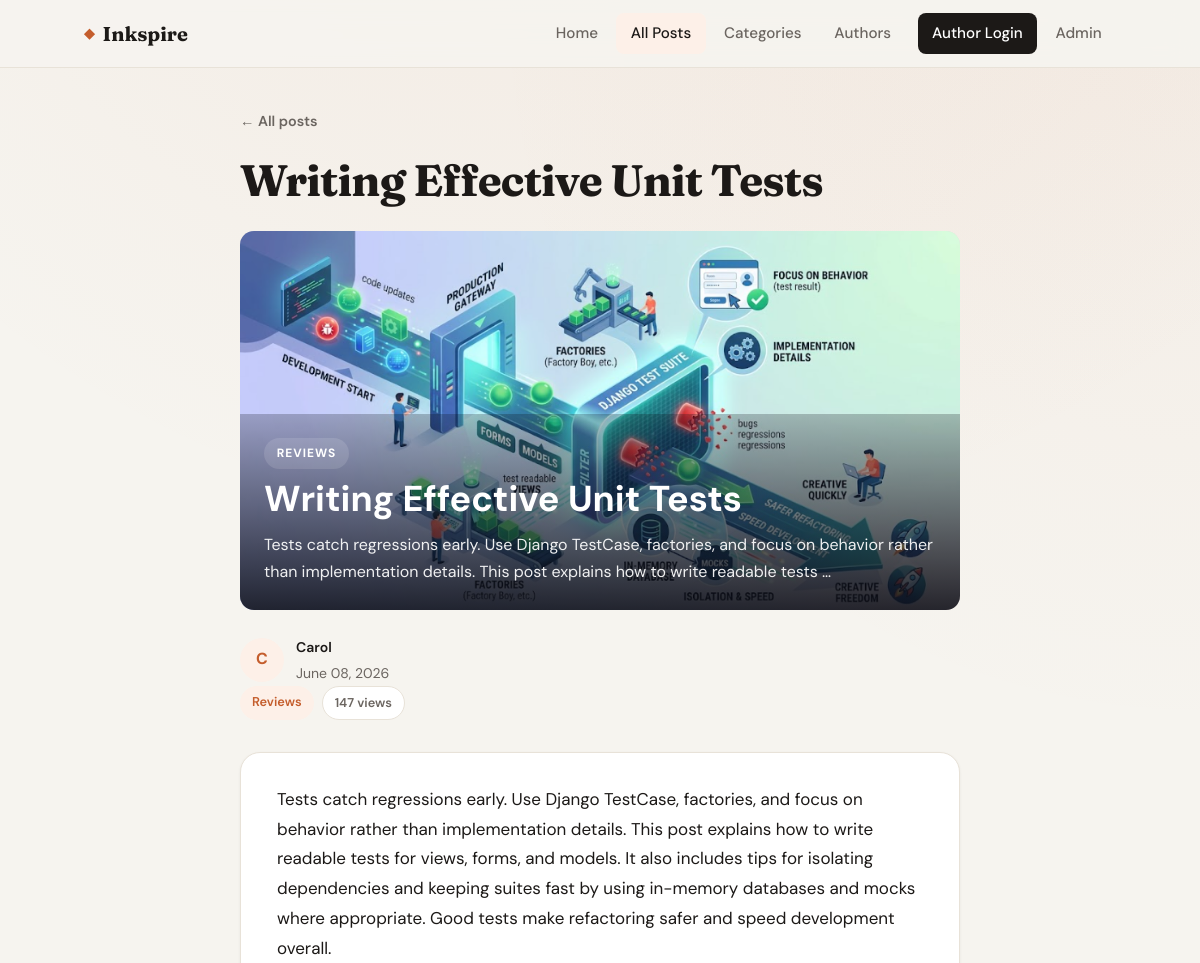
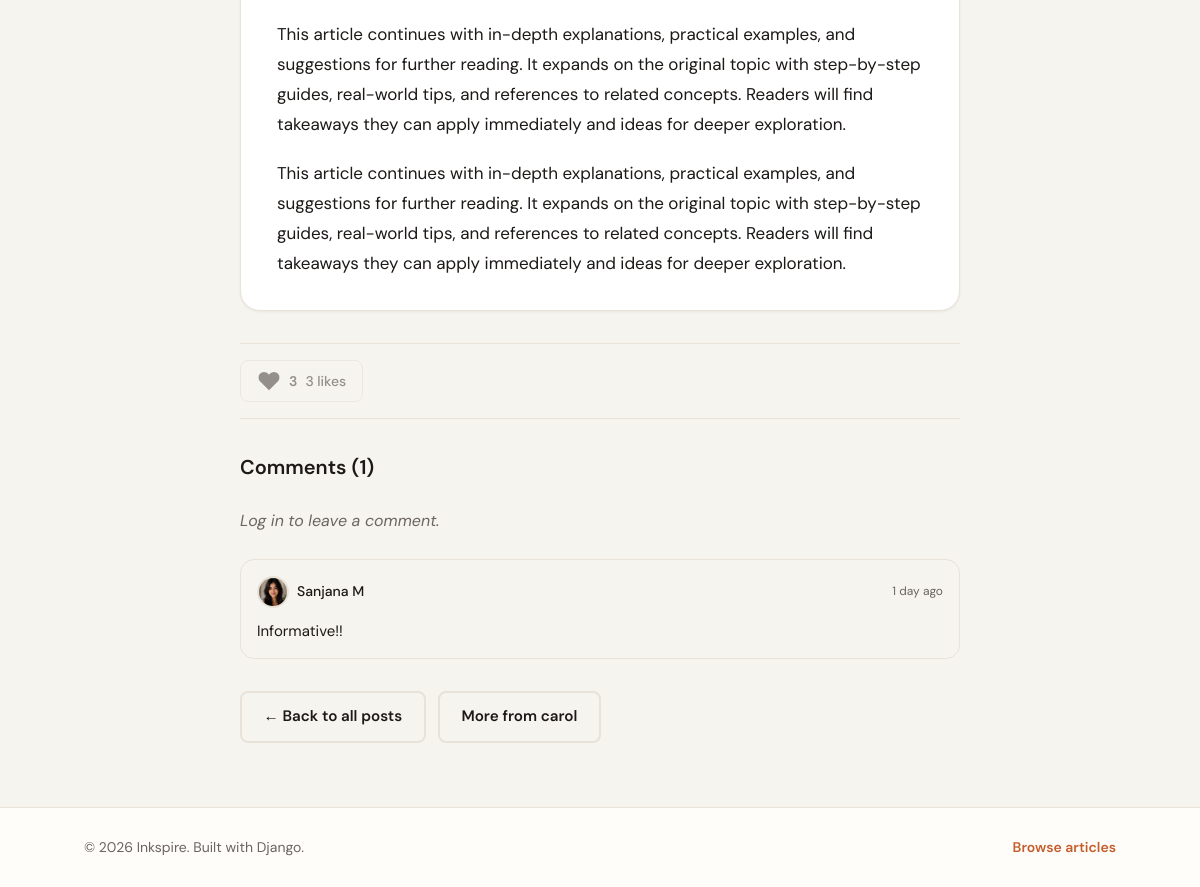
The page /blog/post/8/ on the database its author committed (2 pictures, top to bottom).
### backend/blog/models.py (models this page shows, shortened)
class Post(models.Model):
    CATEGORY_LIFESTYLE = 'lifestyle'
    CATEGORY_COOKING = 'cooking'
    CATEGORY_ENTERTAINMENT = 'entertainment'
    CATEGORY_REVIEWS = 'reviews'
    CATEGORY_TECHNOLOGY = 'technology'
    CATEGORY_TRAVEL = 'travel'
    CATEGORIES = [
        (CATEGORY_LIFESTYLE, 'Lifestyle'),
        (CATEGORY_COOKING, 'Cooking'),
        (CATEGORY_ENTERTAINMENT, 'Entertainment'),
        (CATEGORY_REVIEWS, 'Reviews'),
        (CATEGORY_TECHNOLOGY, 'Technology'),
        (CATEGORY_TRAVEL, 'Travel'),
    ]
    title = models.CharField(max_length=200)
    slug = models.SlugField(max_length=200, unique=True)
    content = models.TextField()
    author = models.ForeignKey(User, on_delete=models.CASCADE, related_name='posts')
    category = models.CharField(max_length=50, default=CATEGORY_LIFESTYLE)
    image = models.ImageField(upload_to='blog/images/', blank=True, null=True)
    published = models.BooleanField(default=True)
    view_count = models.PositiveIntegerField(default=0)
    created_at = models.DateTimeField(auto_now_add=True)
    updated_at = models.DateTimeField(auto_now=True)
    class Meta:
        ordering = ['-created_at']

class Comment(models.Model):
    post = models.ForeignKey(Post, on_delete=models.CASCADE, related_name='comments')
    user = models.ForeignKey(User, on_delete=models.CASCADE, related_name='comments')
    content = models.TextField()
    created_at = models.DateTimeField(auto_now_add=True)
    updated_at = models.DateTimeField(auto_now=True)
    class Meta:
        ordering = ['-created_at']

class UserProfile(models.Model):
    user = models.OneToOneField(User, on_delete=models.CASCADE, related_name='profile')
    bio = models.TextField(blank=True, help_text='Tell us about yourself')
    profile_image = models.ImageField(upload_to='profile_images/', blank=True, null=True)
    website = models.URLField(blank=True, help_text='Your personal website')
    twitter = models.URLField(blank=True, help_text='Twitter profile URL')
    linkedin = models.URLField(blank=True, help_text='LinkedIn profile URL')
    github = models.URLField(blank=True, help_text='GitHub profile URL')
    instagram = models.URLField(blank=True, help_text='Instagram profile URL')
    location = models.CharField(max_length=100, blank=True, help_text='Your location')
    created_at = models.DateTimeField(auto_now_add=True)
    updated_at = models.DateTimeField(auto_now=True)
    class Meta:
        verbose_name = 'User Profile'
        verbose_name_plural = 'User Profiles'

### backend/blog/views.py (the view)
# urls.py: path('post/<int:post_id>/', views.detail, name='detail'),
def detail(request, post_id):
    post = get_object_or_404(Post.objects.select_related('author'), pk=post_id)
    if not post.published and not user_can_manage_post(request.user, post):
        raise Http404('Post not found')
    if post.published:
        _increment_view_count(request, post)
    hero_image = post.image.url if post.image else '/static/blog/images/default.svg'
    comments = post.comments.select_related('user').all()
    like_count = post.likes.count()
    is_liked = False
    if request.user.is_authenticated:
        is_liked = post.likes.filter(user=request.user).exists()
    comment_form = CommentForm() if request.user.is_authenticated else None
    return render(request, 'blog/detail.html', {
        'post': post,
        'hero_image': hero_image,
        'can_manage_post': user_can_manage_post(request.user, post),
        'comments': comments,
        'like_count': like_count,
        'is_liked': is_liked,
        'comment_form': comment_form,
    })

### backend/blog/permissions.py (called while the page is built)
def user_can_manage_post(user, post):
    if not user.is_authenticated:
        return False
    if is_site_admin(user):
        return False  # Admins cannot edit posts, only view and delete
    return post.author_id == user.id

### backend/blog/views.py (called while the page is built)
def _increment_view_count(request, post):
    session_key = f'viewed_post_{post.pk}'
    if not request.session.get(session_key):
        Post.objects.filter(pk=post.pk).update(view_count=post.view_count + 1)
        post.view_count += 1
        request.session[session_key] = True

### frontend/templates/blog/detail.html (shortened to what this page needs)
{% extends "blog/base.html" %}
{% load static %}
{% block content %}
<article class="article">
    <header class="article__header">
        <a href="{% url 'blog:post_list' %}" class="article__back">← All posts</a>
        <h1 class="article__title">{{ post.title }}</h1>
        <div class="article__header-image">
            <div class="article__hero-frame">
                <img src="{% static hero_image %}" alt="{{ post.title }}" class="article__hero-image">
                <div class="article__hero-overlay article__hero-text-overlay">
                    <span class="article__hero-category">{{ post.category|title }}</span>
                    <h2 class="article__hero-headline">{{ post.title }}</h2>
                    <p class="article__hero-copy">{{ post.content|truncatewords:24 }}</p>
                </div>
            </div>
        </div>
        <div class="article__meta">
            <div class="article__meta-row">
                <div class="author-chip author-chip--lg">
                    <span class="author-chip__avatar" aria-hidden="true">{{ post.author.username|slice:":1"|upper }}</span>
                    <div>
                        <a href="{% url 'blog:profile' username=post.author.username %}" class="author-chip__name">{{ post.author.get_full_name|default:post.author.username }}</a>
                        <time class="article__date" datetime="{{ post.created_at|date:'c' }}">{{ post.created_at|date:"F d, Y" }}</time>
                    </div>
                </div>
                <div class="article__meta-badges">
                    <div class="post-category-badge">{{ post.category|title }}</div>
                    <div class="view-count-badge">{{ post.view_count }} view{{ post.view_count|pluralize }}</div>
                </div>
            </div>
        </div>
    </header>
    <div class="article__content prose">
        {{ post.content|linebreaks }}
    </div>
    <div class="article__likes">
        {% if user.is_authenticated %}
        <button class="like-button{% if is_liked %} is-liked{% endif %}"
                data-post-id="{{ post.id }}"
                data-liked="{{ is_liked|lower }}"
                onclick="toggleLike({{ post.id }})">
            <svg class="like-button__icon" width="24" height="24" viewBox="0 0 24 24" fill="currentColor">
                <path d="M20.84 4.61a5.5 5.5 0 0 0-7.78 0L12 5.67l-1.06-1.06a5.5 5.5 0 0 0-7.78 7.78l1.06 1.06L12 21.23l7.78-7.78 1.06-1.06a5.5 5.5 0 0 0 0-7.78z"></path>
            </svg>
            <span class="like-button__count">{{ like_count }}</span>
            <span class="like-button__text">{{ like_count }} like{{ like_count|pluralize }}</span>
        </button>
        {% else %}
        <div class="like-button like-button--disabled">
            <svg class="like-button__icon" width="24" height="24" viewBox="0 0 24 24" fill="currentColor">
                <path d="M20.84 4.61a5.5 5.5 0 0 0-7.78 0L12 5.67l-1.06-1.06a5.5 5.5 0 0 0-7.78 7.78l1.06 1.06L12 21.23l7.78-7.78 1.06-1.06a5.5 5.5 0 0 0 0-7.78z"></path>
            </svg>
            <span class="like-button__count">{{ like_count }}</span>
            <span class="like-button__text">{{ like_count }} like{{ like_count|pluralize }}</span>
        </div>
        {% endif %}
    </div>
    <div class="article__comments">
        <h3 class="article__comments-title">Comments ({{ comments.count }})</h3>
        {% if user.is_authenticated %}
        <form method="post" action="{% url 'blog:add_comment' post.id %}" class="comment-form">
            {% csrf_token %}
            {{ comment_form.content }}
            {{ comment_form.content.errors }}
            <button type="submit" class="btn btn--primary">Post Comment</button>
        </form>
        {% else %}
        <p class="comment-form__login-prompt">
            <a href="{% url 'blog:user_login' %}">Log in</a> to leave a comment.
        </p>
        {% endif %}
        <div class="comments-list">
            {% for comment in comments %}
            <div class="comment">
                <div class="comment__header">
                    <a href="{% url 'blog:profile' username=comment.user.username %}" class="comment__author">
                        {% if comment.user.profile.profile_image %}
                        <img src="{{ comment.user.profile.profile_image.url }}" alt="{{ comment.user.username }}" class="comment__avatar">
                        {% else %}
                        <div class="comment__avatar comment__avatar--placeholder">
                            <span>{{ comment.user.username|slice:":1"|upper }}</span>
                        </div>
                        {% endif %}
                        <span class="comment__author-name">{{ comment.user.get_full_name|default:comment.user.username }}</span>
                    </a>
                    <time class="comment__date" datetime="{{ comment.created_at|date:'c' }}">{{ comment.created_at|timesince }} ago</time>
                </div>
                <p class="comment__content">{{ comment.content }}</p>
            </div>
            {% empty %}
            <p class="comments-list__empty">No comments yet. Be the first to comment!</p>
            {% endfor %}
        </div>
    </div>
    {% if can_manage_post %}
    <footer class="article__footer">
        <div class="article__footer-actions">
            <a href="{% url 'blog:edit_post' post.pk %}" class="btn btn--primary">Edit post</a>
            <form method="post" action="{% url 'blog:delete_post' post.pk %}" class="inline-form" onsubmit="return confirm('Delete this post permanently?');">
                {% csrf_token %}
                <button type="submit" class="btn btn--ghost btn--danger">Delete post</button>
            </form>
            {% if user.is_staff %}
            <a href="{% url 'admin:blog_post_change' post.pk %}" class="btn btn--ghost">Open in admin</a>
            {% else %}
            <a href="{% url 'blog:user_dashboard' %}" class="btn btn--ghost">← Dashboard</a>
            {% endif %}
        </div>
    </footer>
    {% else %}
    <footer class="article__footer">
        <div class="article__footer-actions">
            <a href="{% url 'blog:post_list' %}" class="btn btn--ghost">← Back to all posts</a>
            <a href="{% url 'blog:profile' username=post.author.username %}" class="btn btn--ghost">More from {{ post.author.username }}</a>
        </div>
    </footer>
    {% endif %}
</article>
{% endblock %}

### frontend/templates/blog/base.html (shortened to what this page needs)
{% load static %}
<!DOCTYPE html>
<html lang="en">
<head>
    <link rel="stylesheet" href="{% static 'blog/css/main.css' %}">
</head>
<body>
    <header class="site-header">
        <div class="container site-header__inner">
            <a href="{% url 'blog:index' %}" class="site-logo">
                <span class="site-logo__mark" aria-hidden="true">◆</span>
                <span class="site-logo__text">Inkspire</span>
            </a>
            <nav id="site-nav" class="site-nav" aria-label="Main navigation">
                <a href="{% url 'blog:index' %}" class="site-nav__link{% if request.resolver_match.url_name == 'index' %} is-active{% endif %}">Home</a>
                <a href="{% url 'blog:post_list' %}" class="site-nav__link{% if request.resolver_match.url_name == 'post_list' or request.resolver_match.url_name == 'detail' or request.resolver_match.url_name == 'category_detail' %} is-active{% endif %}">All Posts</a>
                <a href="{% url 'blog:category_list' %}" class="site-nav__link{% if request.resolver_match.url_name == 'category_list' %} is-active{% endif %}">Categories</a>
                <a href="{% url 'blog:author_list' %}" class="site-nav__link{% if request.resolver_match.url_name == 'author_list' or request.resolver_match.url_name == 'author_detail' %} is-active{% endif %}">Authors</a>
                {% if user.is_staff %}
                <a href="{% url 'admin:index' %}" class="site-nav__link site-nav__link--admin{% if request.path|slice:':7' == '/admin/' %} is-active{% endif %}">Admin</a>
                {% else %}
                <a href="{% url 'blog:user_login' %}" class="site-nav__link site-nav__link--admin">Author Login</a>
                <a href="{% url 'admin:login' %}" class="site-nav__link">Admin</a>
                {% endif %}
            </nav>
        </div>
    </header>
    <main id="main-content" class="site-main">
        <div class="container">
            {% block content %}{% endblock %}
        </div>
    </main>
    <footer class="site-footer">
        <div class="container site-footer__inner">
            <p class="site-footer__copy">&copy; {% now "Y" %} Inkspire. Built with Django.</p>
            <a href="{% url 'blog:post_list' %}" class="site-footer__link">Browse articles</a>
        </div>
    </footer>
</body>
</html>

### rows shown on the page
Post: title "Writing Effective Unit Tests", category "REVIEWS", content "Tests catch regressions early. Use Django TestCase, factories, and focus on behavior rather than implementation details. This post explains how to write readable tests …", author.username "C", author.get_full_name "Carol", created_at "June 08, 2026", category "Reviews", view_count "147", content "Tests catch regressions early. Use Django TestCase, factories, and focus on behavior rather than implementation details. This post explains how to write readable tests for views, forms, and models. It also includes tips for isolating dependencies and keeping suites fast by using in-memory databases and mocks where appropriate. Good tests make refactoring safer and speed development overall. This article continues with in-depth explanations, practical examples, and suggestions for further reading. It expands on the original topic with step-by-step guides, real-world tips, and references to related concepts. Readers will find takeaways they can apply immediately and ideas for deeper…", author.username "carol"
Comment: user.profile.profile_image (picture), user.get_full_name "Sanjana M", created_at "1 day", content "Informative!!"

### other values the page prints
{{ like_count }} "3"
{{ comments.count }} "1"
